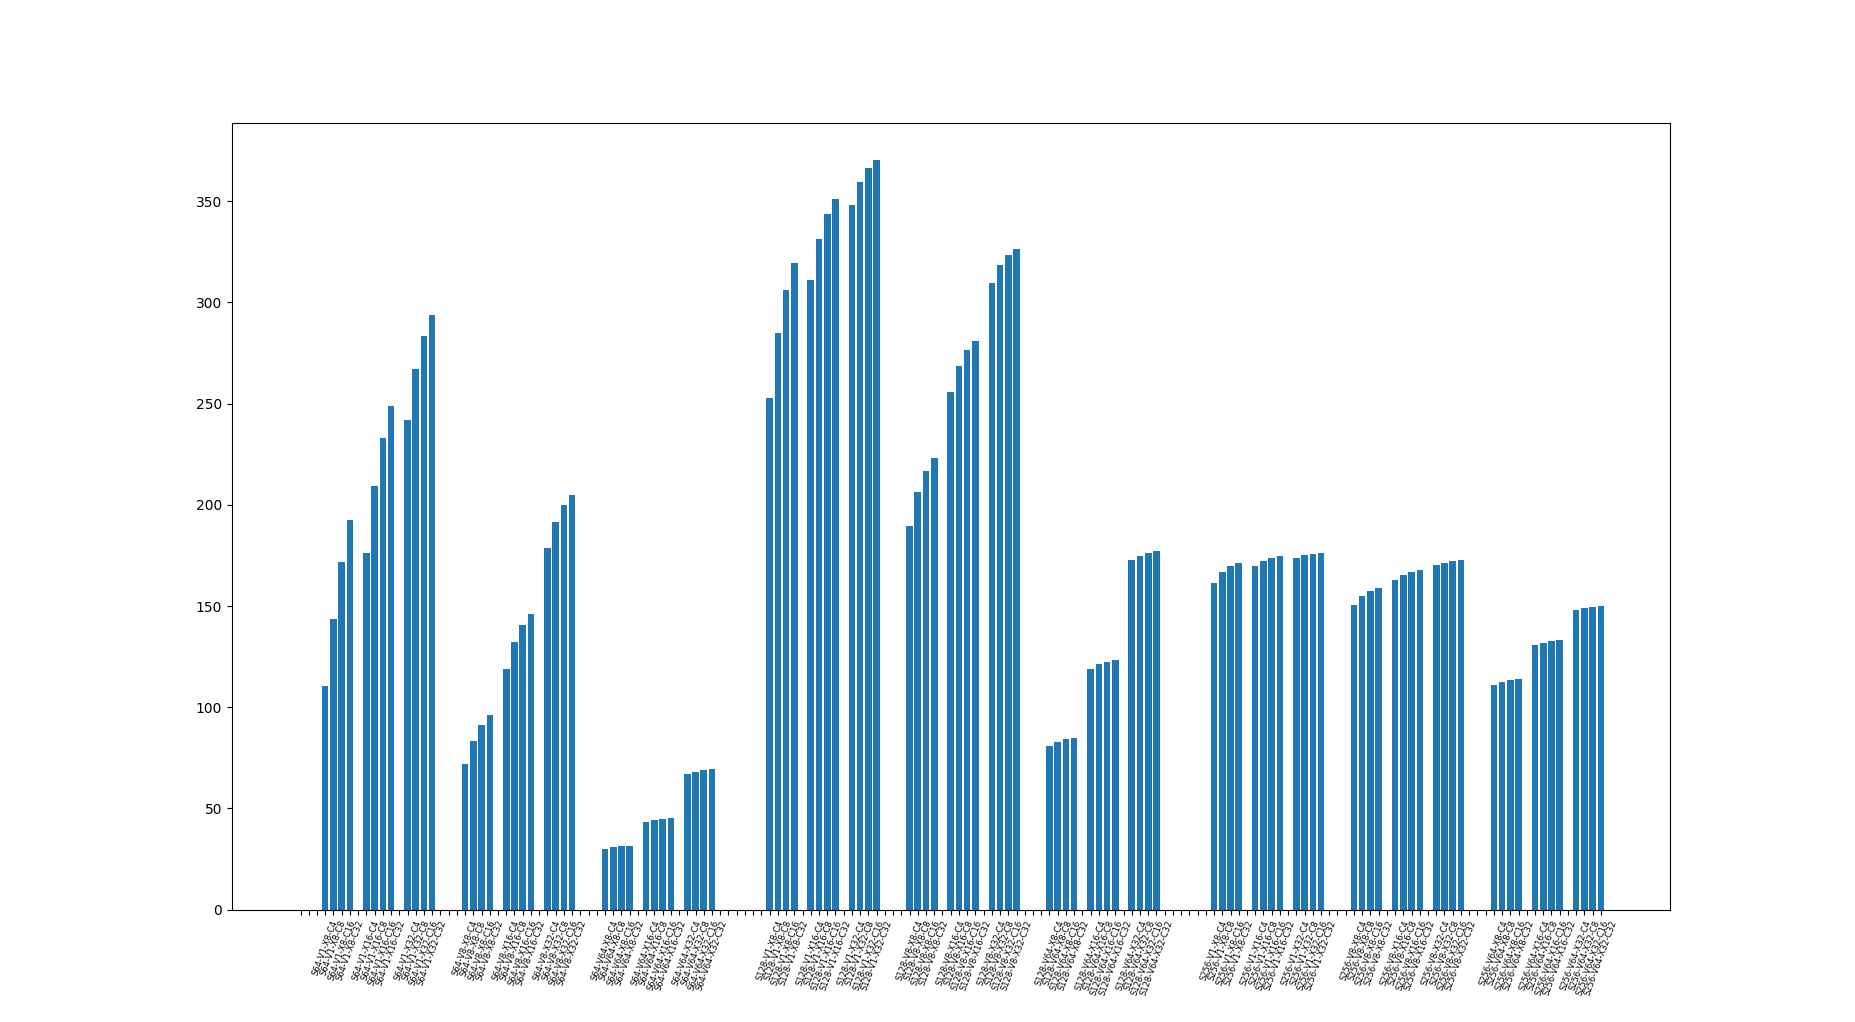

Recreate this plot in Python.
import math
import sys
sys.path.insert (0, '/home/aa/dpe_emulate/include')
import matplotlib.pyplot as plt
from collections import OrderedDict

import config as cfg
# PUMA tile sweep (parameters) for CE(computation efficiency)
# PE is measured as the number of 16-bit operations performed per second per W

# Computation units:
# 1. xbar for matrix-vector multiplication
# 2. vfu for performing vector operations
# 3. rom (dataMem embedded ROM-RAM) for look-up table based operations

# datamemory (4*xbar_size*(num_xbar/8)) - Constant (from PUMA compiler based on register allocation)

# Time step considered (based on xbar latency) = 128ns

# Sweep Parameters considered:
xbar_size_list = [64, 128, 256]
num_xbar_list = [8, 16, 32] # [xbar_size (DACs,SnH), 1 ADC, 1 SnA per xbar]
num_vfu_list = [1, 8, 64]
num_core_list = [4, 8, 16, 32]

#xbar_size_list = [128, 256]
#num_xbar_list = [16] # [xbar_size (DACs,SnH), 1 ADC, 1 SnA per xbar]
#num_vfu_list = [1]
#num_core_list = [8]

time_step_dict = {'64':60, '128':100, '256':230}

num_data_points = len(xbar_size_list) * len(num_xbar_list) * len(num_vfu_list) * len(num_core_list)
print ('num_data_points', num_data_points)

ns = 10**(-9) #wrt seconds
mw = 10**(-3) #wrt watt
mm2 = 1 #wrt millimetres2
# Logical to physical xbar ratio
log2phy_xbfactor = cfg.data_width / cfg.xbar_bits # logical xbar count
# xbar latency for 128 sized xbar in ns
time_step = 100

# fixing the number of ADCs in a core
num_adc = 16


# Component power in mW (per component)
xbar128_pow = 0.3
dac_pow = 0.0039
adc_pow = 2
snh_pow = 9.7 *(10**(-6) + 10**(-7))
sna_pow = 0.055
alu_pow =  2.67 * 32/45
dataMem128_2_pow = 0.477
instrnMem_pow = 0.538 * math.sqrt(8)
xbar_inMem128_pow = 0.97 #dyn is average of read and write
xbar_outMem128_pow = 0.20
ccu_pow = 1.25*0.2

edram_pow = 17.66 # (for 1 cyc latency)
tile_instrnMem_pow = 0.677 * math.sqrt(8) #1024 entries
counter_buff_pow = 0.98 * math.sqrt(8) # (for 1 cyc latency)
edram_bus_pow = 0.7 # (for 1 cyc latency)
edram_ctrl_pow = 0.525
receive_buffer_pow = 4.57 * math.sqrt(4)
tcu_pow = 0.25*2
router_pow = 16.54/cfg.cmesh_c

# Function to measure tile are for given parameters # in mm2
def get_tile_power (xbar_size, num_xbar, num_vfu, num_core):
    core_power = 0.0
    # assumption xbar power scales quadratically with xbar_size (Confirm with JPS)
    core_power += num_xbar * ((xbar_size/128.0)**2) * xbar128_pow

    core_power += num_xbar/log2phy_xbfactor * xbar_size * dac_pow
    # adc power is dependent on xbar_size - some components have exponential dependance
    core_power += num_xbar * adc_pow * (xbar_size/128.0)**(2.3)
    core_power += num_xbar * xbar_size * snh_pow
    core_power += num_xbar * sna_pow
    core_power += num_vfu * alu_pow
    # memory units grow as square root w.r.t. number of entries
    core_power += math.sqrt((xbar_size/128.0) * (num_xbar/16.0)) * dataMem128_2_pow
    # instrn mem power (size) is dependent on num_xbars (num_mvms a core can do)
    # memory units grow as square root w.r.t. number of entries
    core_power += math.sqrt(num_xbar/16.0) * instrnMem_pow
    # memory units grow as square root w.r.t. number of entries
    core_power += math.sqrt(xbar_size/128.0) * (num_xbar/8.0) * xbar_inMem128_pow
    # memory units grow as square root w.r.t. number of entries
    core_power += math.sqrt(xbar_size/128.0) * (num_xbar/8.0) * xbar_outMem128_pow
    core_power += ccu_pow
    tile_power = num_core * core_power
    #tile_power += math.sqrt((num_core/8.0)*(xbar_size/128.0)*(num_xbar/16.0)) * edram_power
    tile_power += math.sqrt(num_core/8.0) * edram_pow
    # Less send and receives between tiles
    tile_power += tile_instrnMem_pow / (math.sqrt((xbar_size/128.0)*(num_xbar/16.0)))
    tile_power += math.sqrt((xbar_size/128.0)*(num_xbar/16.0)) * counter_buff_pow
    tile_power += num_core/8.0 * edram_bus_pow
    tile_power += num_core/8.0 * edram_ctrl_pow
    # Less tiles will fan-out to a next layer tile
    # Less send and receives between tiles
    tile_power += receive_buffer_pow/ (math.sqrt((xbar_size/128.0)*(num_xbar/16.0)))
    tile_power += tcu_pow
    tile_power += router_pow
    return (tile_power * mw) #in W


# Measure the number of computations for given parameters
def get_num_comp (xbar_size, num_xbar, num_vfu, num_core):
    num_comp_xbar = num_xbar/log2phy_xbfactor * (xbar_size*xbar_size) / math.ceil(xbar_size/128.0)
    num_comp_vfu = xbar_size * num_vfu
    num_comp_rom = xbar_size # lut (1 RAM read, 1 ROM read, 1 RAM write, 1 ALU for interpolation)
    num_comp_total = num_core*(num_comp_xbar + num_comp_vfu + num_comp_rom)
    return num_comp_total


def get_time (xbar_size, num_xbar, num_vfu, num_core):
    # assumption: xbar latency scales linearly with xbar_size (Confirm with John-Paul)
    # A highly parallel synthtic workload going through all units (VFU, MVM, MEU) in Core
    # all xbars in a core share data
    # all xbars in a core run in ||el
    # all xbars outputs go through vfu (to get xbar_size outputs)
    # all vfu outputs go through lut
    # xbar_size outputs are stored
    # overall time makes sure that last core's store finishes
    #time_step_new = time_step * (xbar_size/128.0)
    time_step_new = time_step_dict[str(xbar_size)]
    ld_time = num_core * (xbar_size/16.0) #1 edram read is 16 entries 1ns
    mvm_time = (16+1) * time_step_new * math.ceil((num_xbar/float(num_adc)))
    vfu_time = time_step_new * math.ceil((num_xbar/8.0)/num_vfu)
    #vfu_time = 0
    lut_time = time_step_new
    #lut_time = 0
    st_time = xbar_size/16.0
    time_total = ld_time + mvm_time + vfu_time + lut_time + st_time
    return time_total * ns


# Sweep to generate computational efficiency data
#ce_dict = OrderedDict()
pe_list = []
name_list = []
for xbar_size in xbar_size_list:
    if (xbar_size != xbar_size_list[0]):
        # Add space between bars
        pe_list.append(0)
        name_list.append(' ')
        pe_list.append(0)
        name_list.append(' ')
        pe_list.append(0)
        name_list.append(' ')
    for num_vfu in num_vfu_list:
        # Add space between bars
        pe_list.append(0)
        name_list.append(' ')
        pe_list.append(0)
        name_list.append(' ')
        for num_xbar in num_xbar_list:
            # Add space between bars
            pe_list.append(0)
            name_list.append(' ')
            for num_core in num_core_list:
                #tile_energy = get_tile_energy (xbar_size, num_xbar, num_vfu, num_core)
                tile_power = get_tile_power (xbar_size, num_xbar, num_vfu, num_core)
                #print ('tile_power', tile_power)
                num_comp_total = get_num_comp (xbar_size, num_xbar, num_vfu, num_core)
                #print ('num_comp_total', num_comp_total)
                #time = get_time (xbar_size, num_xbar, num_vfu, num_core)
                #pe = num_comp_total / (tile_energy / time) #inGops/Watt
                pe = num_comp_total/ tile_power / (10**3) #inGops/Watt
                name = 'S'+str(xbar_size)+'-V'+str(num_vfu)+'-X'+str(num_xbar)+'-C'+str(num_core)
                #ce_dict[name] = ce
                pe_list.append(pe)
                name_list.append(name)

# Plot the sweep
#plt.bar(range(len(ce_dict)), ce_dict.values(), align='center')
#plt.xticks(range(len(ce_dict)), ce_dict.keys())

pe_list1 = [x/2 for x in pe_list]
plt.bar(range(len(pe_list)), pe_list1, align='center')
plt.xticks(range(len(name_list)), name_list)

plt.xticks(fontsize=6, rotation=70)
#plt.autoscale(tight=True)
plt.show()
#plt.savefig('/home/aa/dpe_emulate/isca_results/puma_ce_sweep')
